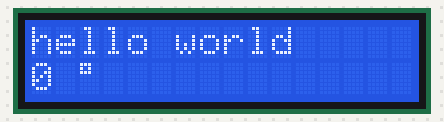
Bench run of a sketch on a simulated Arduino Uno, built with avr-gcc and run on an emulated ATmega328P. On the bench: 16×2 character LCD.

Above: at 0.1 s.
At 4.1 s:
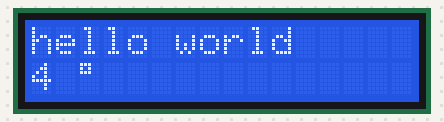
At 9.1 s:
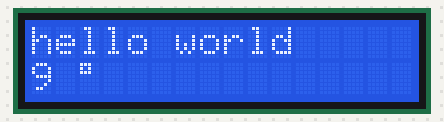
At 19.1 s:
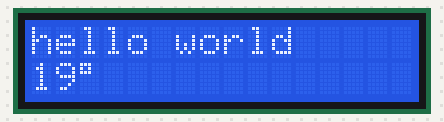
At 29.1 s:
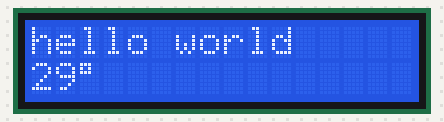
At 39.1 s:
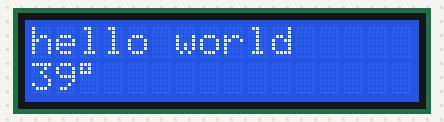

Measured:
- what the display in image 1 shows lasts 1.0 s, from 4.0 s to 5.0 s

The sketch:

lcd.ino
```cpp
#include <LiquidCrystal_I2C.h>
//#include <Wire.h>

LiquidCrystal_I2C lcd(0x3F,16,2);

void setup() {
  // put your setup code here, to run once:
lcd.init();
lcd.backlight();
lcd.print("hello world");
lcd.setCursor(2, 1);
lcd.print(char(223));
}

void loop() {
  // put your main code here, to run repeatedly:
lcd.setCursor(0,1);
lcd.print(millis()/1000);
}
```
